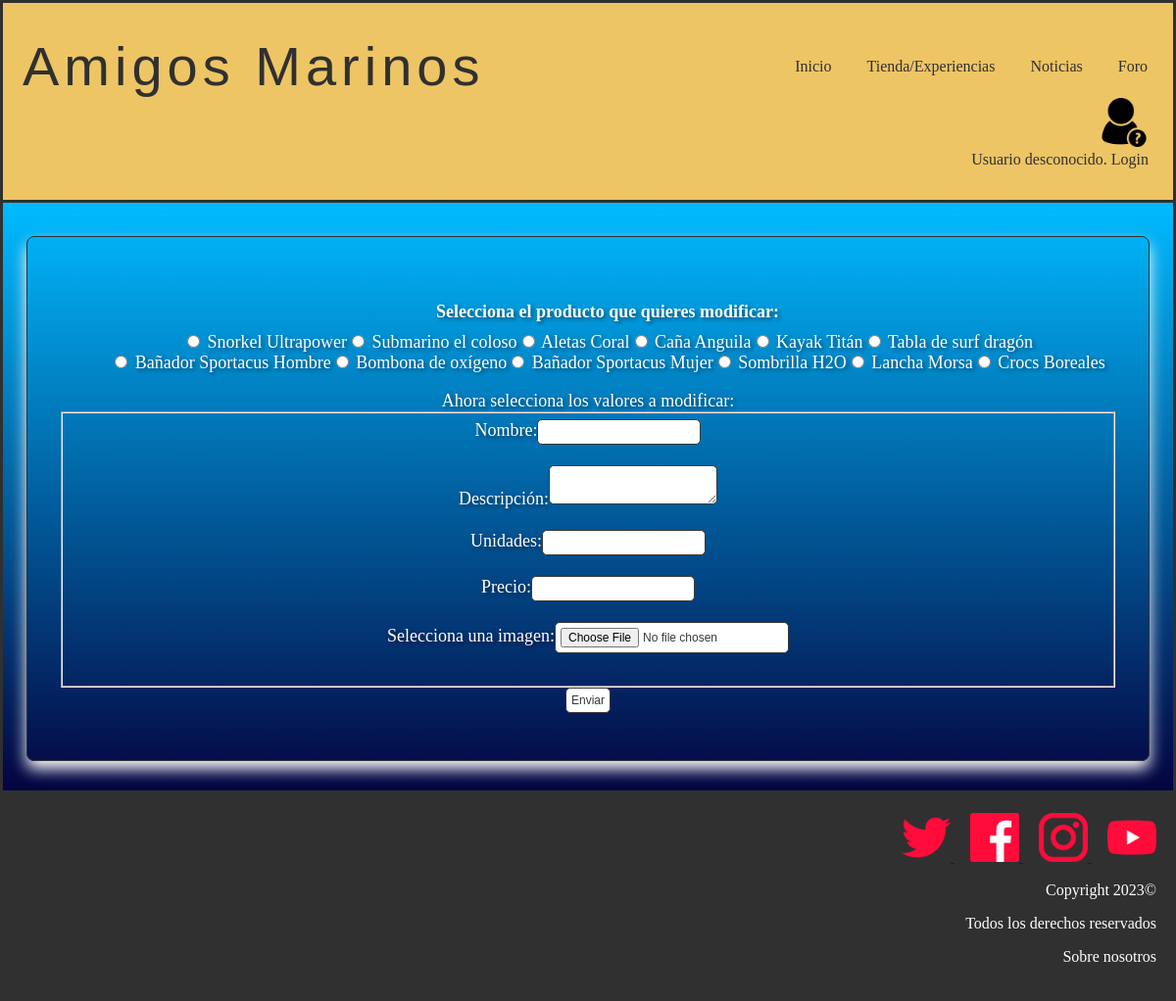
Page /modificarProducto.php on the earlier database version.
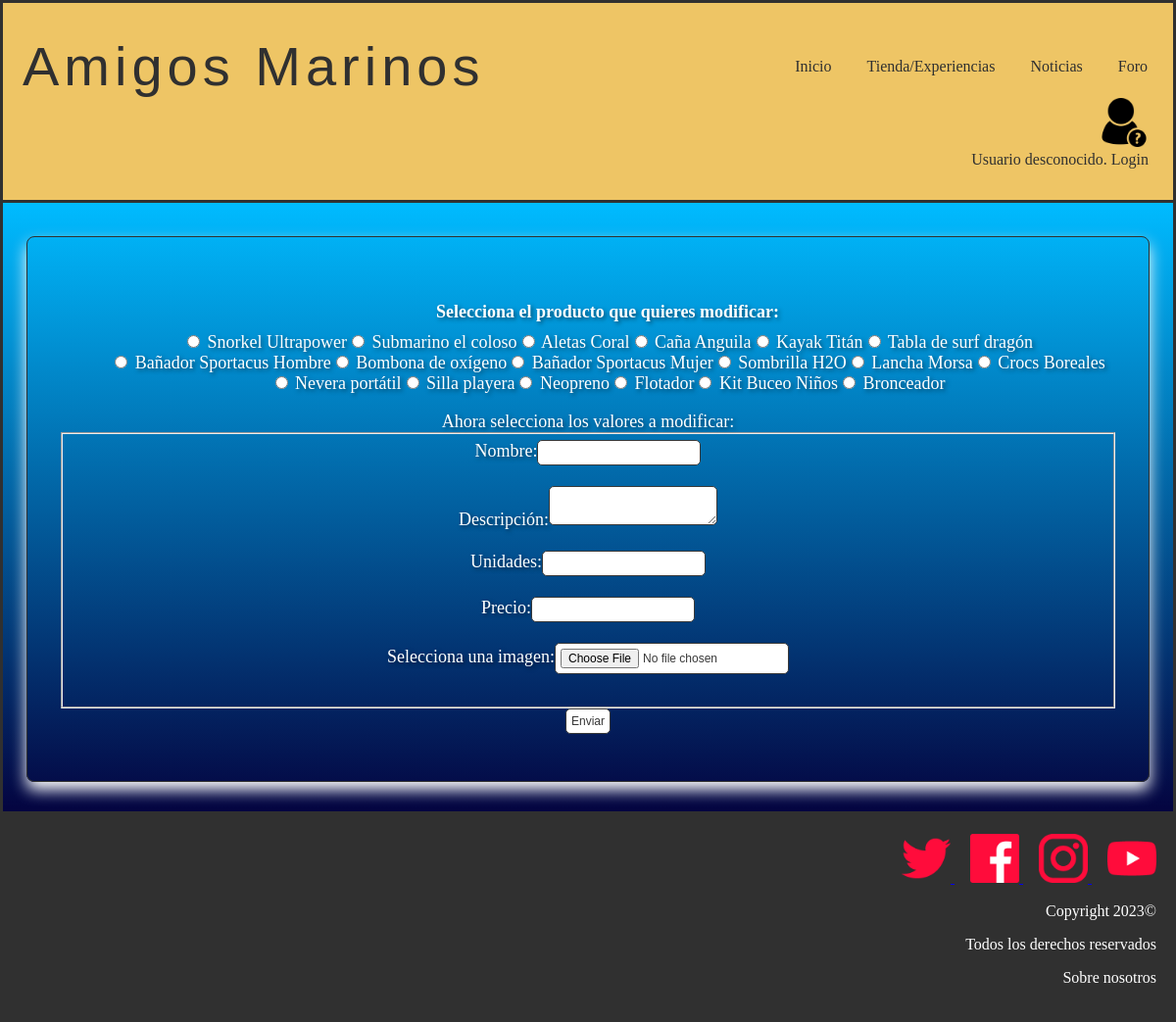
Same page on the later database version.
### tables this page shows
CREATE TABLE IF NOT EXISTS `producto` (
  `nombre` varchar(25) NOT NULL,
  `id` int(11) NOT NULL AUTO_INCREMENT,
  `descripcion` text NOT NULL,
  `unidades` int(11) NOT NULL,
  `precio` float NOT NULL,
  `imagen` varchar(50) NOT NULL,
  PRIMARY KEY (`id`)
);

### includes/producto.php (called while the page is built, shortened)
<?php
class Producto {
    private $nombre;
    private $id;
    private $descripcion;
    private $unidades;
    private $precio;
    private $urlImagen;
    private function __construct($id = NULL , $descripcion, $unidades, $precio, $urlImagen, $nombre)
    {
        $this->id = $id;
        $this->descripcion = $descripcion;
        $this->unidades = $unidades;
        $this->nombre = $nombre;
        $this->precio = $precio;
        $this->urlImagen = $urlImagen;
    }
    public static function cargarProductos(){
        $productos = [];
        $conn = Aplicacion::getInstance()->getConexionBd();
        $query = "SELECT * FROM producto";
        $resultado = mysqli_query($conn, $query);
        if(mysqli_num_rows($resultado) > 0){
            $i = 0;
            while($fila = $resultado->fetch_assoc()){
                $productos[$i] = new Producto($fila["id"], $fila["descripcion"], $fila["unidades"], $fila["precio"], $fila["imagen"], $fila["nombre"]);
                $i++;
            }
            return $productos;
        }
        else{
            return false;
        }
    }
    public function getId()
    {
        return $this->id;
    }
    public function getNombre()
    {
        return $this->nombre;
    }
    public function getDescripcion(){
        return $this->descripcion;
    }
    public function getImagen(){
        return $this->urlImagen;
    }
    public function getPrecio(){
        return $this->precio;
    }
    public function getUnidades(){
        return $this->unidades;
    }
}
?>

### modificarProducto.php (the view, shortened to what this page needs)
<?php
    require_once __DIR__.'/includes/Producto.php';
?>
<!DOCTYPE html>
<html>
    <head>
        <link href= "./css/style.css" rel="stylesheet" type="text/css">
    </head>
    <body>
            <?php
                require ('./includes/comun/cabecera.php');
            ?>
            <main>
            <div class="container">
                <div class="productos">
                    <ul class="modificarProductos">
                        <?php
                            $productos = Producto::cargarProductos();
                            if(empty($productos)){
                                echo '<h2>No hay productos en la tienda</h2>';
                            }
                            else{
                                echo '<form action="validarEdicion.php?es=producto" method="post" enctype="multipart/form-data">';
                                echo '<label>Selecciona el producto que quieres modificar:</label>';
                                foreach($productos as $p){
                                    $id = $p->getId();
                                    $nombre = $p->getNombre();
                                    $descripcion = $p->getDescripcion();
                                    $unidades = $p->getUnidades();
                                    $precio = $p->getPrecio();
                                    $imagen = $p->getImagen();
                                    echo "<li><input type='radio' name='producto' value='". $id ."' data-nombre='". $nombre ."' data-descripcion='". $descripcion ."' data-unidades='". $unidades ."' data-precio='". $precio ."' data-imagen='". $imagen ."'> ". $nombre ."</li>";
                                }
                                echo '</ul>';
                                echo '<label>Ahora selecciona los valores a modificar: </label>';
                                echo '<fieldset>';
                                echo '<label for="nombre">Nombre:</label>';
                                echo '<input type="text" name="nombre" id="nombre"><br><br>';
                                echo '<label for="descripcion">Descripción:</label>';
                                echo '<textarea name="descripcion" id="descripcion"></textarea><br><br>';
                                echo '<label for="unidades">Unidades:</label>';
                                echo '<input type="number" name="unidades" id="unidades" min="0"><br><br>';
                                echo '<label for="precio">Precio:</label>';
                                echo '<input type="number"  inputmode="decimal" name="precio" id="precio" step="0.01" min="0"><br><br>';
                                echo '<label for="imagen">Selecciona una imagen:</label>';
                                echo '<input type="file" name="imagen" id="imagen"><br><br>';
                                echo '</fieldset>';
                                echo '<input type="submit" value="Enviar">';
                            }
                        ?>
                </div>
            </div>
        <?php
            require('./includes/comun/pie.php');
        ?>
        </main>
    </body>
</html>

### includes/comun/cabecera.php (shortened to what this page needs)
<?php
function reconocerUsuario() {
  if (isset($_SESSION["login"]) && ($_SESSION["login"]===true)){
    echo'Rol: '.Usuario::getNombreRol($_SESSION['rol']);
    $level=level::getLevel($_SESSION["puntos"]);
    if($level->getNumero() == level::cangrejo){
      echo '<form method="post" action="micuenta.php">
      <input type="image" src="./img/cangrejo.jpg" name="boton" width="50" alt="Botón icono cangrejo"  height="50" />
      </form>';
      echo 'Bienvenido ' . $_SESSION['nombre'] . '! ';
      echo '<a href="logout.php">(salir)</a>';
    }
    else if($level->getNumero() == level::delfin){
      echo '<form method="post" action="micuenta.php">
      <input type="image" src="./img/delfin.jpg" name="boton" width="50" alt="Botón icono delfin"  height="50" />
      </form>';
      echo 'Bienvenido ' . $_SESSION['nombre'] . '! ';
      echo '<a href="logout.php">(salir)</a>';
    }
    else if($level->getNumero() == level::megalodon){
      echo '<form method="post" action="micuenta.php">
      <input type="image" src="./img/tiburon.jpg" name="boton" width="50" alt="Botón icono tiburon"  height="50" />
      </form>';
      echo 'Bienvenido ' . $_SESSION['nombre'] . '! ';
      echo '<a href="logout.php">(salir)</a>';
    }
    else if($level->getNumero() == level::poseidon){
      echo '<form method="post" action="micuenta.php">
      <input type="image" src="./img/poseidon.jpg" name="boton" width="50" alt="Botón icono poseidon"  height="50" />
      </form>';
      echo 'Bienvenido ' . $_SESSION['nombre'] . '! ';
      echo '<a href="logout.php">(salir)</a>';
    }
  } else {
    echo '<form method="post" action="login.php">
    <input type="image" src="./img/usuariodesconocido.jpg" name="boton" width="50" alt="Botón para ir a login"  height="50" />
    </form>';
    echo 'Usuario desconocido. ';
    echo '<a href="login.php">Login </a>';
  }
}
?>
<header class ="header">
  <div class="cont logo-nav-cont" >
    <a class="logo">Amigos Marinos</a>
    <nav class="navigation">
          <ul>
            <li><a href="index.php ">Inicio</a></li>
            <li><a href="tienda.php">Tienda/Experiencias</a></li>
            <li><a href="noticias.php">Noticias</a></li>
            <li><a href="foro.php">Foro</a></li>
      </nav>
    </div>
		<div class="login" >
		 <?php
		reconocerUsuario();
		?>
		</div>
</header>

### includes/comun/pie.php (shortened to what this page needs)
<footer>
<div id="footer">
    <div id="menuFooter">
        <div id="redes-sociales">
            <div class="ops-v">
                <a href="https://media.biobiochile.cl/wp-content/uploads/2019/05/bikini-bottom.jpeg">
                <img src="img/twitter.png" alt="twitter">
                </a>
                <a href="https://www.facebook.com/profile.php?id=100088652318580">
                <img src="img/facebook.png" alt="facebook">
                </a>
                <a href="https://www.instagram.com/amigosmarinos_oficial/?next=%2Famigosmarinos_oficial%2F">
                <img src="img/instagram.png" alt="instagram">
                </a>
                <a href="https://www.youtube.com/watch?v=_Q5YWM2I9_U&t=5889s&ab_channel=M%C3%BAsicadelMundo">
                <img src="img/youtube.png" alt="youtube">
                </a>
            </div>
        </div>
        <div id="copyright">
            <p>Copyright 2023©</p>
            <p>Todos los derechos reservados</p>
        </div>
        <div id="sobre-nosotros">
            <p><a id="link" href="miembros.php">Sobre nosotros</a></p>
        </div>
    </div>
</div>
</footer>

### css/style.css (style rules this page uses)
body { color: white; background-color: white; text-align: center; margin: auto; }
.container { background-image: linear-gradient(to bottom,#00bbff, #040440); border: 3px solid #303030; padding-top: 10px; padding-bottom: 20px; }
img { width :50px; height :50px; border :5px; }
footer { clear: both; padding: 20px; background-color: #303030; color: white; text-align: right; }
.header { background-color: #eec565; color:#303030; border: 3px solid #303030; border-bottom: none; padding:2rem 0; }
.header a { color:#303030; text-decoration:none; }
.logo { letter-spacing: 5px; font-size: 3.5em; font-family:Impact, Haettenschweiler, 'Arial Narrow Bold', sans-serif; margin-left: 20px; max-width: 100%; max-height: 100%; }
.logo-nav-cont { display: flex; justify-content: space-between; align-items: center; margin-right: 10px; }
.navigation ul { margin: 0; padding: 0; list-style: none; }
.navigation ul li { display:inline-block; }
.navigation ul li a { display: block; padding: 0.5rem 1rem; transition: all 0.4s linear; border-radius: 5px; }
.login { text-align: right; margin-right: 25px; }
.productos { border-radius: .5rem; border: .1rem solid #303030; box-shadow: 0 .5rem 1rem white; margin: 1.5rem; padding: 3rem 2rem; }
#link { color:white; text-decoration: none; }
input[type="text"], input[type="email"], input::placeholder, input[type="password"],textarea,input[type="number"],input[type="password"] { background-color: transparent; border: none; font-size: 25px; border-bottom: 2px solid #fff; color: #fff; text-align: center; text-shadow: 2px 2px 4px rgba(0, 0, 0, 0.5); }
.modificarProductos li { color:white; list-style: none; text-align: center; font-weight:500; font-size: large; display: inline-block; }
.modificarProductos label { font-size: 18px; font-weight: bold; display: block; margin-bottom: 10px; }
.productos { color:white; text-shadow: 2px 2px 4px rgba(0, 0, 0, 0.5); font-weight:500; font-size: 18px; display: block; margin-bottom: 10px; }
.productos input { border: 1px solid #393939; border-radius: 5px 5px 5px 5px; color: #393939; font-size: 12px; padding: 5px; background: white; cursor: pointer; }
.productos textarea { background: white; border: 1px solid #393939; border-radius: 5px 5px 5px 5px; color: black; font-size: 12px; padding: 5px; cursor: pointer; }
#nombre { text-decoration: underline; }

Differences in the rows shown:
added producto: nombre "Nevera portátil"
added producto: nombre "Silla playera"
added producto: nombre "Neopreno"
added producto: nombre "Flotador"
added producto: nombre "Kit Buceo Niños"
added producto: nombre "Bronceador"
